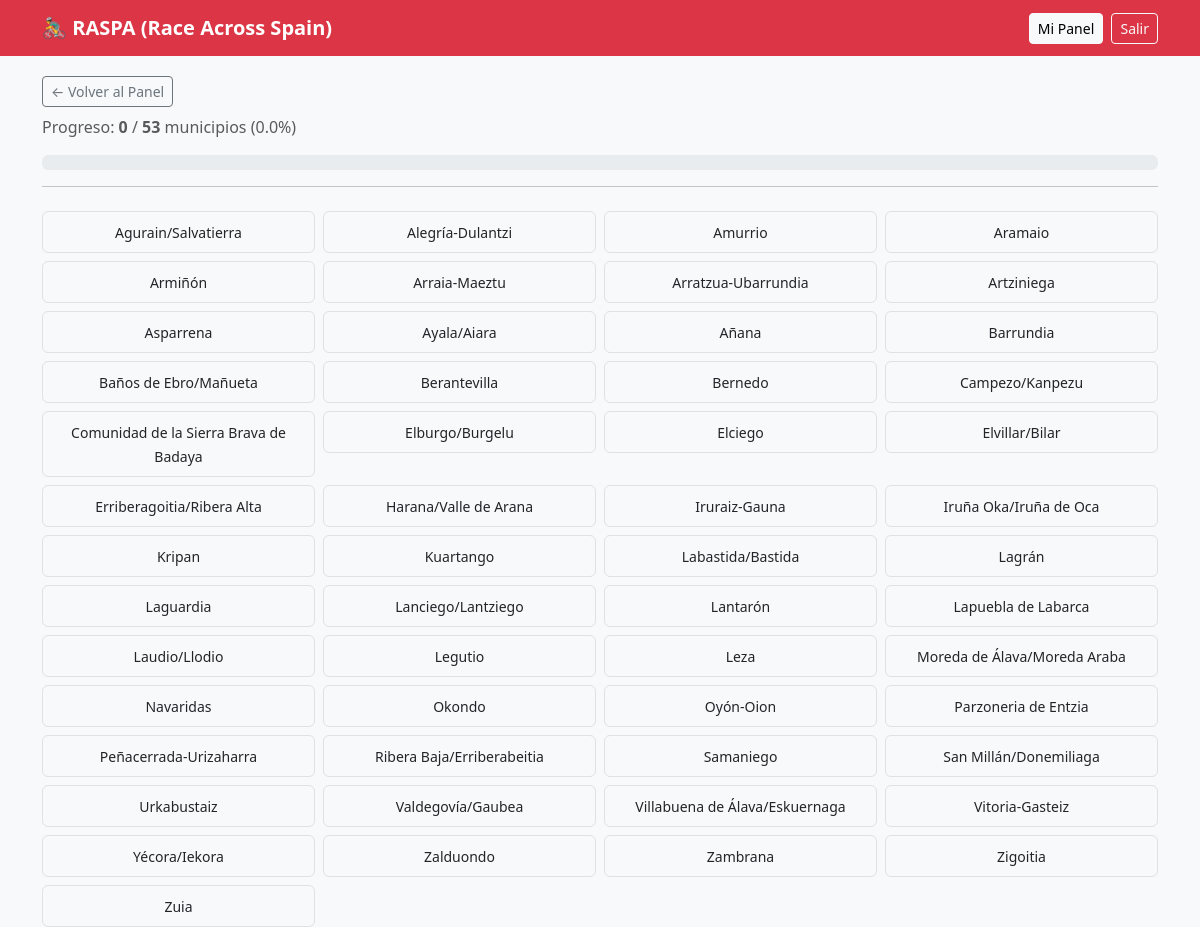
The page /panel/provincia/ES211 (signed in) on the database its author committed.
### server/models.py (models this page shows)
class Municipio(Base):
    __tablename__ = "municipios"
    codigo_ign = Column(String, primary_key=True, index=True)
    nombre = Column(String)
    id_provincia = Column(String, ForeignKey("provincias.id"))
    provincia = relationship("Provincia", back_populates="municipios")

### server/main.py (the view)
@app.get("/panel/provincia/{id_provincia}", response_class=HTMLResponse)
def ver_detalle_provincia_html(id_provincia: str, request: Request, usuario_actual: models.Usuario = Depends(obtener_usuario_actual), db: Session = Depends(get_db)): # type: ignore
    email = usuario_actual.email
    provincia = db.query(models.Provincia).filter(models.Provincia.id == id_provincia).first()
    if not provincia:
        raise HTTPException(status_code=404, detail="Provincia no encontrada")
    resultados_db = db.query(
        models.Municipio,
        models.MunicipioVisitado.codigo_ign_municipio
    ).outerjoin(
        models.MunicipioVisitado,
        (models.Municipio.codigo_ign == models.MunicipioVisitado.codigo_ign_municipio) &
        (models.MunicipioVisitado.email_usuario == email)
    ).filter(
        models.Municipio.id_provincia == id_provincia
    ).order_by(models.Municipio.nombre.asc()).all()
    lista_municipios = []
    for municipio, codigo_visitado in resultados_db:
        lista_municipios.append({
            "codigo_ign": municipio.codigo_ign,
            "nombre": municipio.nombre,
            "visitado": True if codigo_visitado else False
        })
    total = len(lista_municipios)
    visitados = sum(1 for m in lista_municipios if m["visitado"])
    datos_provincia = {
        "provincia_nombre": provincia.nombre,
        "total_municipios": total,
        "visitados": visitados,
        "municipios": lista_municipios
    }
    return templates.TemplateResponse(request, "municipios.html", {"request": request, "provincia": datos_provincia, "mostrar_panel": True}) # type: ignore

### templates/municipios.html (shortened to what this page needs)
{% extends "base.html" %}
{% block content %}
<div class="mb-4">
    <a href="/panel" class="btn btn-outline-secondary btn-sm">← Volver al Panel</a>
    <p class="text-muted">
        Progreso: <strong>{{ provincia.visitados }}</strong> / <strong>{{ provincia.total_municipios }}</strong> municipios
        ({{ (provincia.visitados / provincia.total_municipios * 100) | round(2) }}%)
    </p>
    <div class="progress" style="height: 15px;">
        {% set porcentaje = (provincia.visitados / provincia.total_municipios * 100) | round(2) %}
    </div>
    <hr>
</div>
<div class="row row-cols-2 row-cols-md-3 row-cols-lg-4 g-2">
    {% for m in provincia.municipios %}
    <div class="col">
        <div class="card {% if m.visitado %}bg-success text-white{% else %}bg-light text-dark{% endif %} border">
            <div class="card-body p-2 text-center">
                <small class="card-text">{{ m.nombre }}</small>
            </div>
        </div>
    </div>
    {% endfor %}
</div>
{% endblock %}

### templates/base.html (style rules this page uses)
body { background-color: #f8f9fa; }

### rows shown on the page
Municipio: nombre "Aramaio"
Municipio: nombre "Armiñón"
Municipio: nombre "Arratzua-Ubarrundia"
Municipio: nombre "Artziniega"
Municipio: nombre "Asparrena"
Municipio: nombre "Ayala/Aiara"
Municipio: nombre "Añana"
Municipio: nombre "Barrundia"
Municipio: nombre "Baños de Ebro/Mañueta"
Municipio: nombre "Berantevilla"
Municipio: nombre "Bernedo"
Municipio: nombre "Erriberagoitia/Ribera Alta"
Municipio: nombre "Iruraiz-Gauna"
Municipio: nombre "Laguardia"
Municipio: nombre "Lanciego/Lantziego"
Municipio: nombre "Lapuebla de Labarca"
Municipio: nombre "Laudio/Llodio"
Municipio: nombre "Leza"
Municipio: nombre "Okondo"
Municipio: nombre "Oyón-Oion"
Municipio: nombre "Ribera Baja/Erriberabeitia"

### other values the page prints
{{ provincia.visitados }} "0"
{{ provincia.total_municipios }} "53"
{{ (provincia.visitados / provincia.total_municipios * 100) | round(2) }} "0.0"
{{ m.nombre }} "Agurain/Salvatierra" "Alegría-Dulantzi" "Amurrio" "Arraia-Maeztu" "Campezo/Kanpezu" "Comunidad de la Sierra Brava de Badaya" "Elburgo/Burgelu" "Elciego" "Elvillar/Bilar" "Harana/Valle de Arana" "Iruña Oka/Iruña de Oca" "Kripan" "Kuartango" "Labastida/Bastida" "Lagrán" "Lantarón" "Legutio" "Moreda de Álava/Moreda Araba" "Navaridas" "Parzoneria de Entzia" "Peñacerrada-Urizaharra" "Samaniego" "San Millán/Donemiliaga" "Urkabustaiz" "Valdegovía/Gaubea" "Villabuena de Álava/Eskuernaga" "Vitoria-Gasteiz" "Yécora/Iekora" "Zalduondo" "Zambrana" "Zigoitia" "Zuia"
